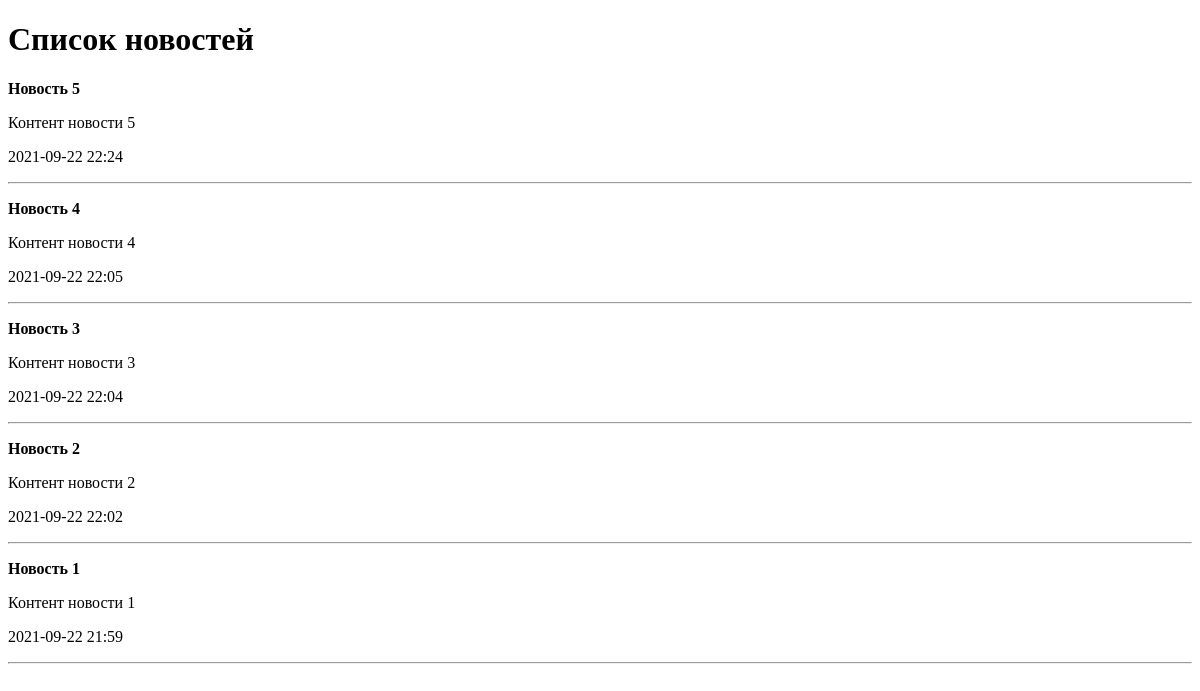
The app's page /, older data.
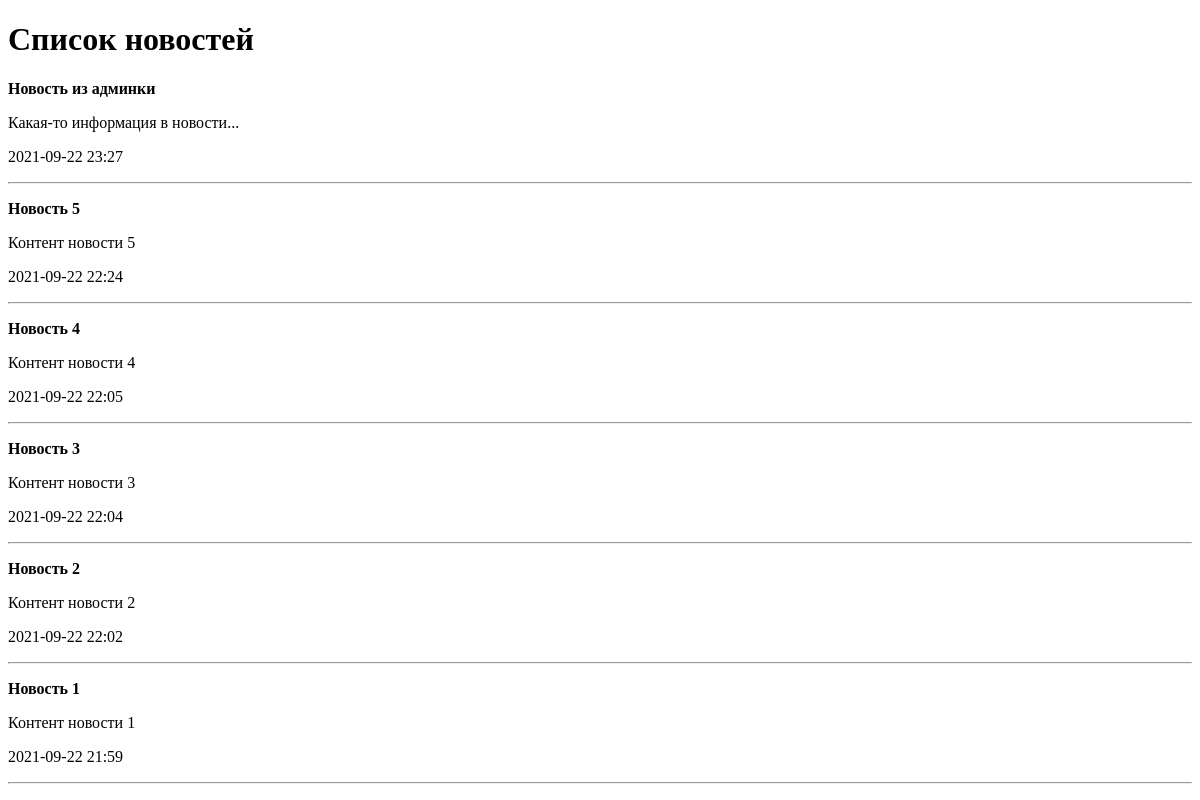
The same page, newer data.
### news/models.py (models this page shows, shortened)
class News(models.Model):
    title = models.CharField(max_length=150, db_index=True, verbose_name='Наименование')
    content = models.TextField(blank=True, verbose_name='Содержимое')
    created_at = models.DateTimeField(auto_now_add=True, verbose_name='Создано')
    updated_at = models.DateTimeField(auto_now=True, verbose_name='Обновлено')
    photo = models.ImageField(upload_to='photos/%Y/%m/%d/', blank=True, verbose_name='Изображение')
    category = models.ForeignKey(Category, on_delete=models.PROTECT, verbose_name='Категория', null=True)
    is_published = models.BooleanField(default=True, verbose_name='Опубликовано')
    class Meta:
        verbose_name ='Новость'
        verbose_name_plural = 'Новости'
        ordering = ['-created_at']

### news/views.py (the view)
# urls.py: path('', index),
def index(request):
    news = News.objects.all()
    context = {
        'news': news,
        'title': 'Список новостей'}
    return render(request, template_name='news/index.html',context=context)

### news/templates/news/index.html (shortened to what this page needs)
<!DOCTYPE html>
<html lang="ru">
<head>
</head>
<body>
<h1>{{ title }}</h1>
{% for item in news %}
    <div>
        <p><b>{{ item.title }}</b></p>
        <p>{{ item.content }}</p>
        <p>{{ item.created_at|date:"Y-m-d H:i" }}</p>
    </div>
    <hr>
{% endfor %}
</body>
</html>

Row changes from the older to the newer data that the page shows:
added News: title "Новость из админки", content "Какая-то информация в новости...", created_at "2021-09-22 23:27"
